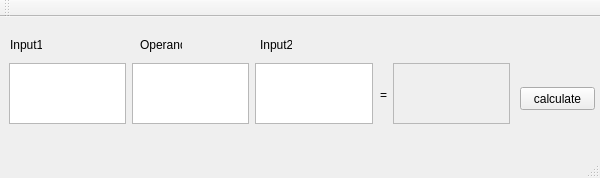
<?xml version="1.0" encoding="UTF-8"?>
<ui version="4.0">
 <class>QtGuiApplication1Class</class>
 <widget class="QMainWindow" name="QtGuiApplication1Class">
  <property name="geometry">
   <rect>
    <x>0</x>
    <y>0</y>
    <width>600</width>
    <height>178</height>
   </rect>
  </property>
  <property name="windowTitle">
   <string>Basic Calculator</string>
  </property>
  <widget class="QWidget" name="centralWidget">
   <widget class="QPlainTextEdit" name="input1">
    <property name="geometry">
     <rect>
      <x>9</x>
      <y>46</y>
      <width>117</width>
      <height>61</height>
     </rect>
    </property>
    <property name="tabChangesFocus">
     <bool>false</bool>
    </property>
   </widget>
   <widget class="QTextEdit" name="input2">
    <property name="geometry">
     <rect>
      <x>255</x>
      <y>46</y>
      <width>118</width>
      <height>61</height>
     </rect>
    </property>
    <property name="tabChangesFocus">
     <bool>true</bool>
    </property>
   </widget>
   <widget class="QTextEdit" name="result">
    <property name="enabled">
     <bool>false</bool>
    </property>
    <property name="geometry">
     <rect>
      <x>393</x>
      <y>46</y>
      <width>117</width>
      <height>61</height>
     </rect>
    </property>
   </widget>
   <widget class="QPlainTextEdit" name="operand">
    <property name="geometry">
     <rect>
      <x>132</x>
      <y>46</y>
      <width>117</width>
      <height>61</height>
     </rect>
    </property>
   </widget>
   <widget class="QPushButton" name="calculate">
    <property name="geometry">
     <rect>
      <x>520</x>
      <y>70</y>
      <width>75</width>
      <height>23</height>
     </rect>
    </property>
    <property name="text">
     <string>calculate</string>
    </property>
   </widget>
   <widget class="QLabel" name="label">
    <property name="geometry">
     <rect>
      <x>10</x>
      <y>20</y>
      <width>32</width>
      <height>16</height>
     </rect>
    </property>
    <property name="text">
     <string>Input1</string>
    </property>
   </widget>
   <widget class="QLabel" name="label_2">
    <property name="geometry">
     <rect>
      <x>260</x>
      <y>20</y>
      <width>32</width>
      <height>16</height>
     </rect>
    </property>
    <property name="text">
     <string>Input2</string>
    </property>
   </widget>
   <widget class="QLabel" name="label_3">
    <property name="geometry">
     <rect>
      <x>380</x>
      <y>70</y>
      <width>16</width>
      <height>16</height>
     </rect>
    </property>
    <property name="text">
     <string>=</string>
    </property>
   </widget>
   <widget class="QLabel" name="label_4">
    <property name="geometry">
     <rect>
      <x>140</x>
      <y>20</y>
      <width>42</width>
      <height>16</height>
     </rect>
    </property>
    <property name="text">
     <string>Operand</string>
    </property>
   </widget>
  </widget>
  <widget class="QMenuBar" name="menuBar">
   <property name="geometry">
    <rect>
     <x>0</x>
     <y>0</y>
     <width>600</width>
     <height>21</height>
    </rect>
   </property>
  </widget>
  <widget class="QToolBar" name="mainToolBar">
   <attribute name="toolBarArea">
    <enum>TopToolBarArea</enum>
   </attribute>
   <attribute name="toolBarBreak">
    <bool>false</bool>
   </attribute>
  </widget>
  <widget class="QStatusBar" name="statusBar"/>
 </widget>
 <layoutdefault spacing="6" margin="11"/>
 <resources>
  <include location="QtGuiApplication1.qrc"/>
 </resources>
 <connections/>
</ui>
